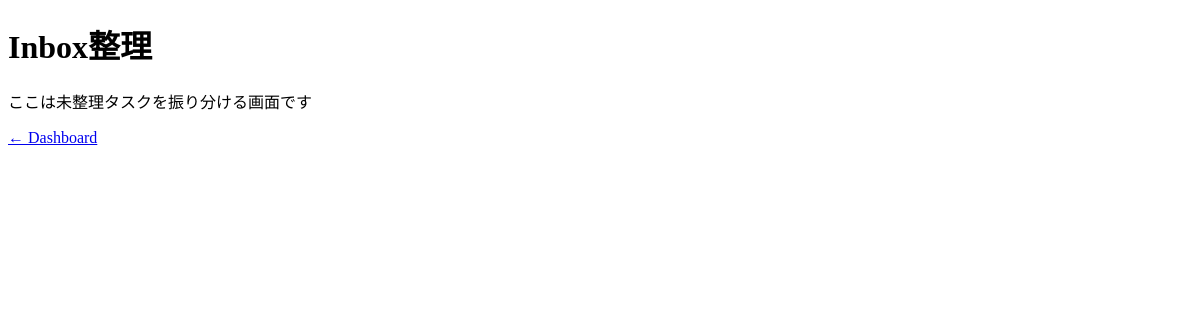
/inbox, run on an earlier commit of the app's database.
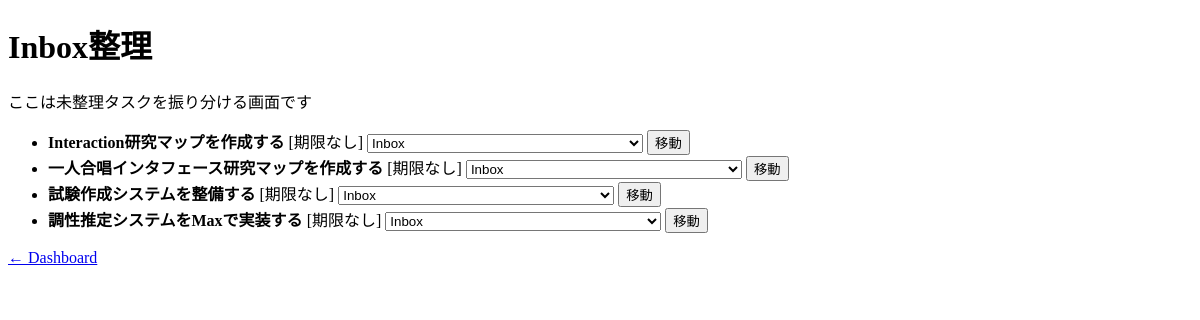
And on a later commit of the database.
### tables this page shows
CREATE TABLE tasks (
            id INTEGER PRIMARY KEY AUTOINCREMENT,
            title TEXT,
            status TEXT,
            deadline TEXT,
            original_deadline TEXT,
            project_id INTEGER,
            student_id INTEGER,
            priority TEXT DEFAULT 'medium',
            sync_key TEXT,
            source_type TEXT,
            source_updated_at TEXT,
            archived INTEGER DEFAULT 0
        );

### flask_app.py (the view)
@app.route("/inbox")
def inbox_view():
    conn = get_db()
    c = conn.cursor()
    inbox = c.execute("SELECT id FROM projects WHERE name='Inbox' LIMIT 1").fetchone()
    if not inbox:
        conn.close()
        return "Inbox not found"
    tasks = c.execute(
        """
        SELECT tasks.id, tasks.title, tasks.deadline, tasks.priority
        FROM tasks
        WHERE project_id=? AND tasks.status != 'done'
        ORDER BY tasks.deadline IS NULL, tasks.deadline
    """,
        (inbox["id"],),
    ).fetchall()
    projects = fetch_all_projects(c)
    conn.close()
    return render_template("inbox_review.html", tasks=tasks, projects=projects)

### flask_app.py (called while the page is built)
def get_db():
    BASE_DIR = os.path.dirname(os.path.abspath(__file__))
    conn = sqlite3.connect(
        os.path.join(BASE_DIR, "db.sqlite3"), timeout=5, check_same_thread=False
    )
    conn.row_factory = sqlite3.Row
    conn.execute("PRAGMA journal_mode=WAL;")
    conn.execute("PRAGMA busy_timeout=5000;")
    return conn

def fetch_all_projects(cursor):
    return cursor.execute("SELECT * FROM projects").fetchall()

### templates/inbox_review.html (shortened to what this page needs)
<!doctype html>
<html>
    <head>
    </head>
    <body>
        <h1>Inbox整理</h1>
        <p>ここは未整理タスクを振り分ける画面です</p>
        <ul>
            {% for t in tasks %}
            <li>
                <b>{{ t["title"] }}</b>
                {% if t["deadline"] %}
                    [{{ t["deadline"] }}]
                {% else %}
                    [期限なし]
                {% endif %}
                <form action="/move_task" method="post" style="display: inline">
                    <select name="project_id">
                        {% for p in projects %}
                        <option value="{{ p["id"] }}">{{ p["name"] }}</option>
                        {% endfor %}
                    </select>
                    <button type="submit">移動</button>
                </form>
            </li>
            {% endfor %}
        </ul>
        <a href="/">← Dashboard</a>
    </body>
</html>

What changed in the data, as far as the page shows it:
added tasks: title "Interaction研究マップを作成する"
added tasks: title "一人合唱インタフェース研究マップを作成する"
added tasks: title "試験作成システムを整備する"
added tasks: title "調性推定システムをMaxで実装する"
